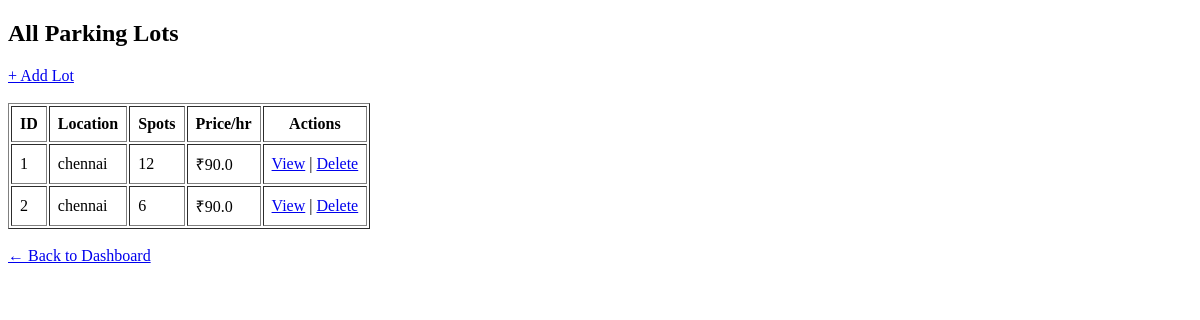
Page /admin/lots on the earlier database version.
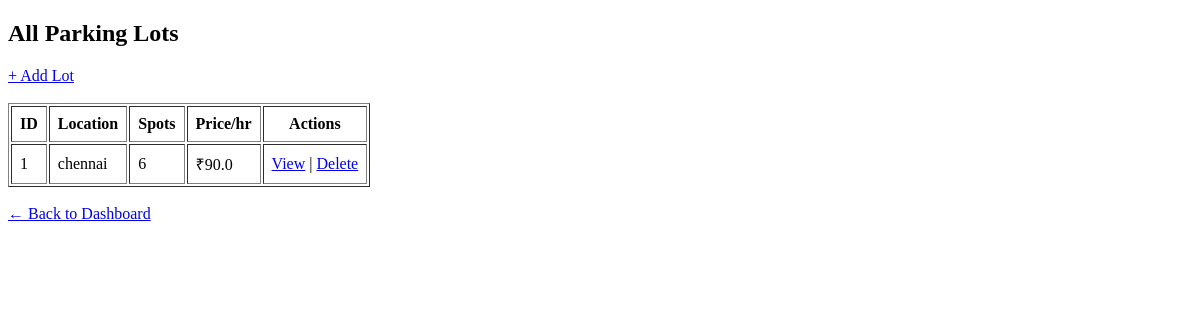
Same page on the later database version.
### models/model.py (models this page shows)
class ParkingLot(db.Model):
    id = db.Column(db.Integer, primary_key=True)
    prime_location_name = db.Column(db.String(100), nullable=False)
    price_per_hour = db.Column(db.Float, nullable=False)
    address = db.Column(db.String(200))
    pin_code = db.Column(db.String(10))
    maximum_number_of_spots = db.Column(db.Integer, nullable=False)
    spots = db.relationship('ParkingSpot', backref='lot', cascade='all, delete', lazy=True)

### controllers/admin_routes.py (the view)
    @app.route("/admin/lots")
    def list_lots():
        lots = ParkingLot.query.all()
        return render_template("lot_list.html", lots=lots)

### templates/lot_list.html (shortened to what this page needs)
<!DOCTYPE html>
<html>
<head>
</head>
<body>
    <h2>All Parking Lots</h2>
    <a href="/admin/lots/create">+ Add Lot</a>
    <br><br>
    <table border="1" cellpadding="8">
        <tr>
            <th>ID</th>
            <th>Location</th>
            <th>Spots</th>
            <th>Price/hr</th>
            <th>Actions</th>
        </tr>
        {% for lot in lots %}
        <tr>
            <td>{{ lot.id }}</td>
            <td>{{ lot.prime_location_name }}</td>
            <td>{{ lot.maximum_number_of_spots }}</td>
            <td>₹{{ lot.price_per_hour }}</td>
            <td>
                <a href="/admin/lots/{{ lot.id }}/spots">View</a> |
                <a href="/admin/lots/delete/{{ lot.id }}">Delete</a>
            </td>
        </tr>
        {% endfor %}
    </table>
    <br><a href="/admin">← Back to Dashboard</a>
</body>
</html>

Differences in the rows shown:
removed ParkingLot: id "2", prime_location_name "chennai", maximum_number_of_spots "6", price_per_hour "90.0"
changed ParkingLot "chennai": maximum_number_of_spots "12" → "6"
